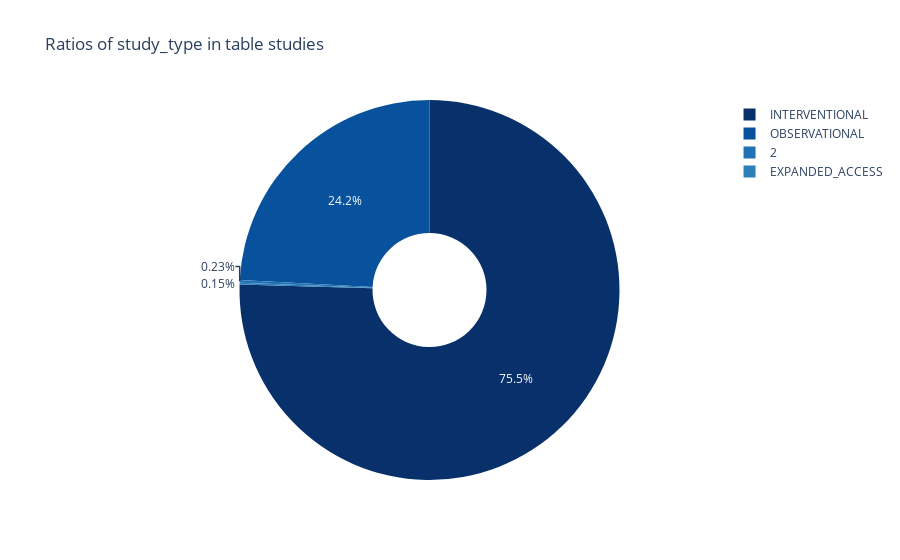
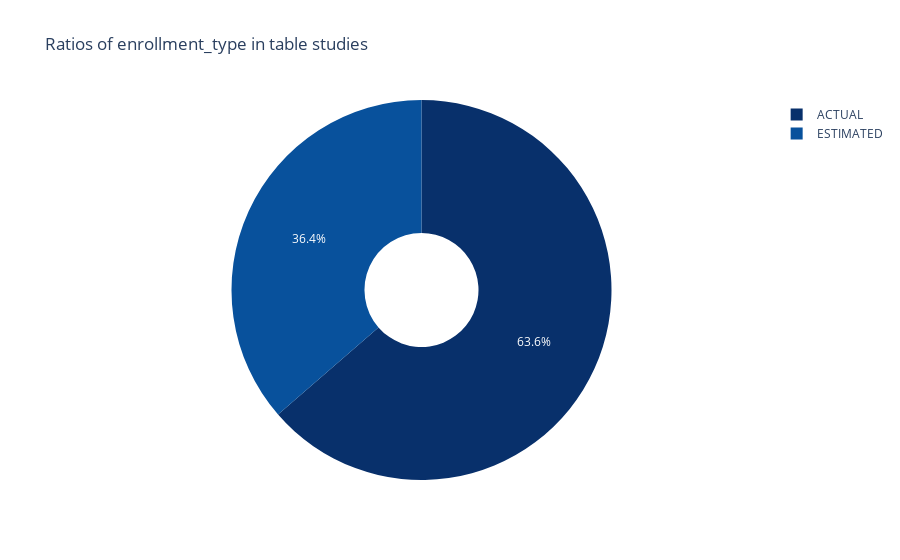
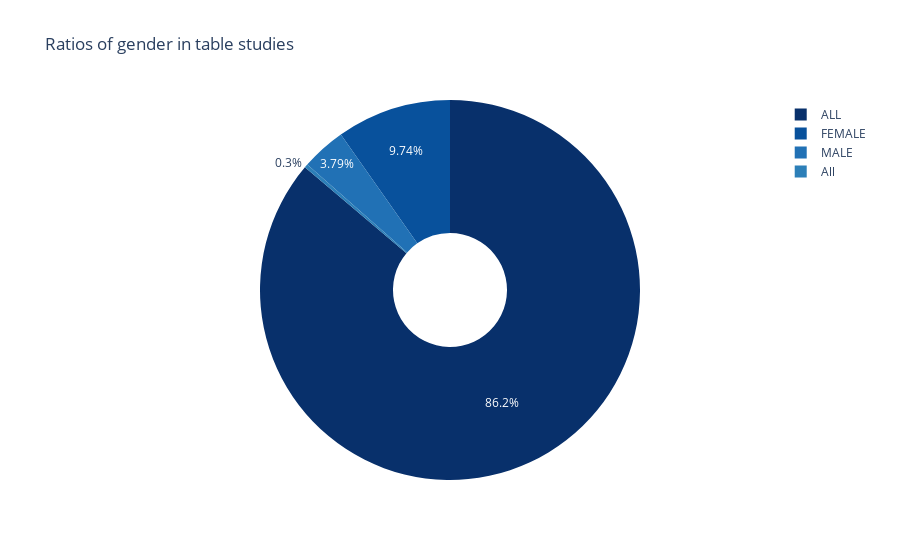
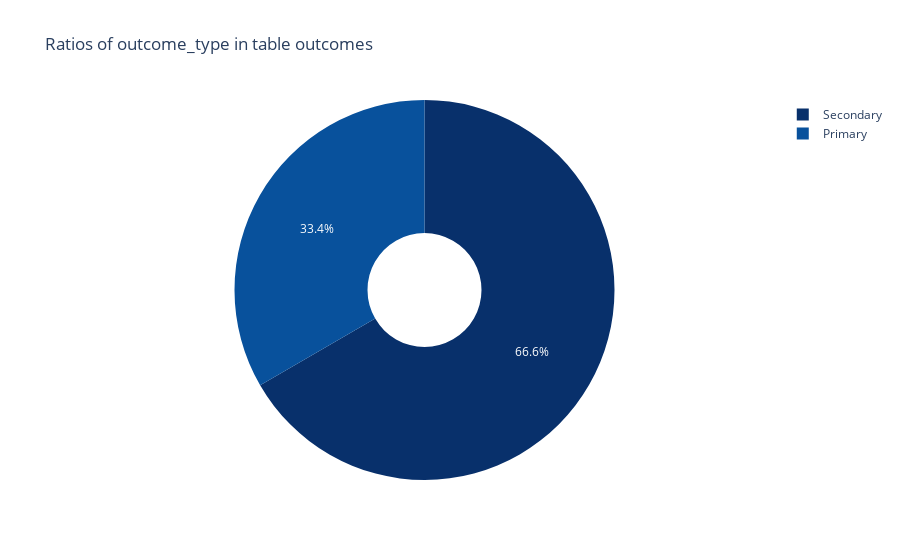

Here is the notebook cell these charts were saved with, in order:
### Code cell
for table in tables_ddbb:
    
    for col in dict_df_clinical_trials[table].columns:
        if "_id" not in col:
            vc = pd.DataFrame(dict_df_clinical_trials[table][col].value_counts().reset_index())
            if 0<len(vc) <=4:
                print (f"# # # # # # {table} ({len(dict_df_clinical_trials[table])} records in total) # # # # # # ")
                display(vc) 
                plot_pie(dict_df_clinical_trials[table], col, top_n=10, title=f"Ratios of {col} in table {table}")

### Figure 1 — Plotly figure (JSON) as saved in the notebook; plotly's stock layout.template omitted (floating-point values rounded to 4 significant figures)
{"data": [{"domain": {"x": [0, 1], "y": [0, 1]}, "hole": 0.3, "hovertemplate": "label=%{label}<br>value=%{value}<extra></extra>", "labels": ["INTERVENTIONAL", "OBSERVATIONAL", "", "EXPANDED_ACCESS"], "legendgroup": "", "name": "", "showlegend": true, "type": "pie", "values": [7546, 2416, 23, 15]}], "layout": {"legend": {"tracegroupgap": 0}, "piecolorway": ["#08306B", "#08519C", "#2171B5", "#2C7FB8", "#1D91C0", "#41B6C4", "#2CA25F", "#006D2C", "#00441B"], "title": {"text": "Ratios of study_type in table studies"}}}

### Figure 2 — Plotly figure (JSON) as saved in the notebook; plotly's stock layout.template omitted (floating-point values rounded to 4 significant figures)
{"data": [{"domain": {"x": [0, 1], "y": [0, 1]}, "hole": 0.3, "hovertemplate": "label=%{label}<br>value=%{value}<extra></extra>", "labels": ["ACTUAL", "ESTIMATED"], "legendgroup": "", "name": "", "showlegend": true, "type": "pie", "values": [6164, 3525]}], "layout": {"legend": {"tracegroupgap": 0}, "piecolorway": ["#08306B", "#08519C", "#2171B5", "#2C7FB8", "#1D91C0", "#41B6C4", "#2CA25F", "#006D2C", "#00441B"], "title": {"text": "Ratios of enrollment_type in table studies"}}}

### Figure 3 — Plotly figure (JSON) as saved in the notebook; plotly's stock layout.template omitted (floating-point values rounded to 4 significant figures)
{"data": [{"domain": {"x": [0, 1], "y": [0, 1]}, "hole": 0.3, "hovertemplate": "label=%{label}<br>value=%{value}<extra></extra>", "labels": ["ALL", "FEMALE", "MALE", "All"], "legendgroup": "", "name": "", "showlegend": true, "type": "pie", "values": [8617, 974, 379, 30]}], "layout": {"legend": {"tracegroupgap": 0}, "piecolorway": ["#08306B", "#08519C", "#2171B5", "#2C7FB8", "#1D91C0", "#41B6C4", "#2CA25F", "#006D2C", "#00441B"], "title": {"text": "Ratios of gender in table studies"}}}

### Figure 4 — Plotly figure (JSON) as saved in the notebook; plotly's stock layout.template omitted (floating-point values rounded to 4 significant figures)
{"data": [{"domain": {"x": [0, 1], "y": [0, 1]}, "hole": 0.3, "hovertemplate": "label=%{label}<br>value=%{value}<extra></extra>", "labels": ["Secondary", "Primary"], "legendgroup": "", "name": "", "showlegend": true, "type": "pie", "values": [41157, 20609]}], "layout": {"legend": {"tracegroupgap": 0}, "piecolorway": ["#08306B", "#08519C", "#2171B5", "#2C7FB8", "#1D91C0", "#41B6C4", "#2CA25F", "#006D2C", "#00441B"], "title": {"text": "Ratios of outcome_type in table outcomes"}}}
